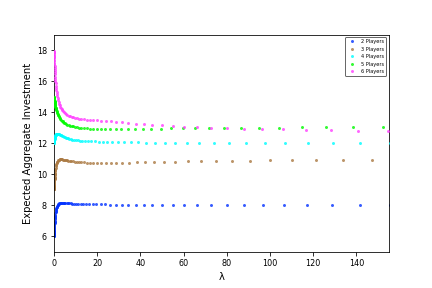

This figure's Python source:
# This script was produced by glue and can be used to further customize a
# particular plot.

### Package imports

from glue.core.state import load
import matplotlib
import matplotlib.pyplot as plt
import numpy as np
matplotlib.use('Agg')
# matplotlib.use('qt5Agg')

### Set up data

data_collection = load('Expected Aggregate Investment LQRE.py.data')

### Set up viewer

# Initialize figure
fig = plt.figure()
ax = fig.add_subplot(1, 1, 1, aspect='auto', projection='rectilinear')

# for the legend
legend_handles = []
legend_labels = []
legend_handler_dict = dict()

### Set up layers

## Layer 1: 2 Players

layer_data = data_collection[0]

layer_handles = []  # for legend# Get main data values
x = layer_data['col1']
y = layer_data['col3']
keep = ~np.isnan(x) & ~np.isnan(y)
plot_artists = ax.plot(x[keep], y[keep], 'o', color='#0433ff', markersize=3, alpha=0.8, zorder=1, label='2 Players', mec='none')
layer_handles.extend(plot_artists)

legend_handles.append(tuple(layer_handles))
legend_labels.append(layer_data.label)
## Layer 2: 3 Players

layer_data = data_collection[1]

layer_handles = []  # for legend# Get main data values
x = layer_data['col1']
y = layer_data['col3']
keep = ~np.isnan(x) & ~np.isnan(y)
plot_artists = ax.plot(x[keep], y[keep], 'o', color='#aa7942', markersize=3, alpha=0.8, zorder=2, label='3 Players', mec='none')
layer_handles.extend(plot_artists)

legend_handles.append(tuple(layer_handles))
legend_labels.append(layer_data.label)
## Layer 3: 4 Players

layer_data = data_collection[2]

layer_handles = []  # for legend# Get main data values
x = layer_data['col1']
y = layer_data['col3']
keep = ~np.isnan(x) & ~np.isnan(y)
plot_artists = ax.plot(x[keep], y[keep], 'o', color='#00fdff', markersize=3, alpha=0.8, zorder=3, label='4 Players', mec='none')
layer_handles.extend(plot_artists)

legend_handles.append(tuple(layer_handles))
legend_labels.append(layer_data.label)
## Layer 4: 5 Players

layer_data = data_collection[3]

layer_handles = []  # for legend# Get main data values
x = layer_data['col1']
y = layer_data['col3']
keep = ~np.isnan(x) & ~np.isnan(y)
plot_artists = ax.plot(x[keep], y[keep], 'o', color='#00f900', markersize=3, alpha=0.8, zorder=4, label='5 Players', mec='none')
layer_handles.extend(plot_artists)

legend_handles.append(tuple(layer_handles))
legend_labels.append(layer_data.label)
## Layer 5: 6 Players

layer_data = data_collection[4]

layer_handles = []  # for legend# Get main data values
x = layer_data['col1']
y = layer_data['col3']
keep = ~np.isnan(x) & ~np.isnan(y)
plot_artists = ax.plot(x[keep], y[keep], 'o', color='#ff40ff', markersize=3, alpha=0.8, zorder=5, label='6 Players', mec='none')
layer_handles.extend(plot_artists)

legend_handles.append(tuple(layer_handles))
legend_labels.append(layer_data.label)

### Legend

ax.legend(legend_handles, legend_labels,
    handler_map=legend_handler_dict,
    loc='best',            # location
    framealpha=0.59,      # opacity of the frame
    title='',             # title of the legend
    title_fontsize=5,   # fontsize of the title
    fontsize=5,          # fontsize of the labels
    facecolor='#FFFFFF',
    edgecolor=(0.0, 0.0, 0.0, 0.5858585858585859)
)

### Finalize viewer

# Set limits
ax.set_xlim(left=0.0, right=155.0)
ax.set_ylim(bottom=5.0, top=19.0)


# Set scale (log or linear)
ax.set_xscale('linear')
ax.set_yscale('linear')


# Set axis label properties
ax.set_xlabel('λ', weight='normal', size=10)
ax.set_ylabel('Expected Aggregate Investment', weight='normal', size=10)

# Set tick label properties
ax.tick_params('x', labelsize=8)
ax.tick_params('y', labelsize=8)

# For manual edition of the plot
#  - Uncomment the next code line (plt.show)
#  - Also change the matplotlib backend to qt5Agg
#  - And comment the "plt.close" line
# plt.show()

# Save figure
fig.savefig('glue_plot.png')
plt.close(fig)